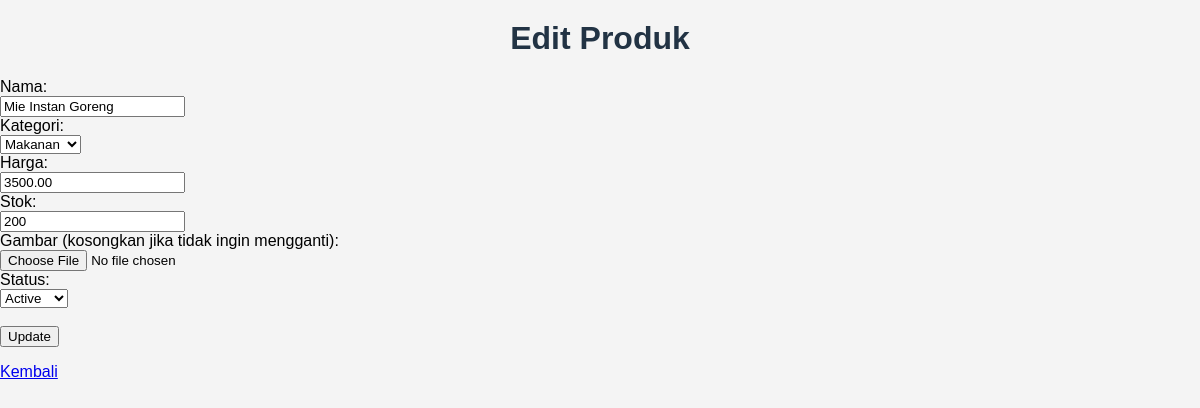
Page /edit.php?id=2 on the committed database.
### tables this page shows
CREATE TABLE products (
    id INT AUTO_INCREMENT PRIMARY KEY,
    name VARCHAR(100) NOT NULL,
    category VARCHAR(50) NOT NULL,
    price DECIMAL(10,2) NOT NULL,
    stock INT NOT NULL,
    image_path VARCHAR(255),
    status ENUM('active','inactive') NOT NULL
);

### src/Database.php (called while the page is built)
<?php
class Database {
    private $host = "127.0.0.1";
    private $db   = "produk_crud";
    private $user = "root";
    private $pass = "123";
    private $charset = "utf8mb4";
    public function getConnection() {
        $dsn = "mysql:host={$this->host};dbname={$this->db};charset={$this->charset}";
        $options = [
            PDO::ATTR_ERRMODE            => PDO::ERRMODE_EXCEPTION,
            PDO::ATTR_DEFAULT_FETCH_MODE => PDO::FETCH_ASSOC,
            PDO::ATTR_EMULATE_PREPARES   => false,
        ];
        try {
            return new PDO($dsn, $this->user, $this->pass, $options);
        } catch (PDOException $e) {
            die("Koneksi DB gagal: " . $e->getMessage());
        }
    }
}

### src/ProductRepository.php (called while the page is built, shortened)
<?php
require_once __DIR__ . '/Database.php';
class ProductRepository {
    private $db;
    public function __construct() {
        $this->db = (new Database())->getConnection();
    }
    public function find($id) {
        $stmt = $this->db->prepare("SELECT * FROM products WHERE id = ?");
        $stmt->execute([$id]);
        return $stmt->fetch();
    }
}

### public/edit.php (the view, shortened to what this page needs)
<?php
require_once __DIR__ . '/../src/ProductRepository.php';
$repo = new ProductRepository();
$id = $_GET['id'] ?? null;
$product = $repo->find($id);
$categories = ['Elektronik', 'Fashion', 'Makanan', 'Aksesoris', 'Lainnya'];
$statuses = ['active' => 'Active', 'inactive' => 'Inactive'];
?>
<!doctype html>
<html>
<head><meta charset="utf-8">
    <link rel="stylesheet" href="css/style.css">
</head>
<body>
    <h1>Edit Produk</h1>
    <form action="update.php" method="post" enctype="multipart/form-data">
        <div>
            <label>Nama:</label><br>
            <input type="text" name="name" required maxlength="100" value="<?= htmlspecialchars($product['name']) ?>">
        </div>
        <div>
            <label>Kategori:</label><br>
            <select name="category" required>
                <?php foreach ($categories as $c): ?>
                    <option value="<?= htmlspecialchars($c) ?>" <?= $product['category'] === $c ? 'selected' : '' ?>><?= htmlspecialchars($c) ?></option>
                <?php endforeach; ?>
            </select>
        </div>
        <div>
            <label>Harga:</label><br>
            <input type="number" step="0.01" name="price" required min="0" value="<?= htmlspecialchars($product['price']) ?>">
        </div>
        <div>
            <label>Stok:</label><br>
            <input type="number" name="stock" required min="0" value="<?= htmlspecialchars($product['stock']) ?>">
        </div>
        <div>
            <label>Gambar (kosongkan jika tidak ingin mengganti):</label><br>
            <input type="file" name="image" accept=".jpg,.jpeg,.png">
        </div>
        <div>
            <label>Status:</label><br>
            <select name="status" required>
                <?php foreach ($statuses as $val => $label): ?>
                    <option value="<?= $val ?>" <?= $product['status'] === $val ? 'selected' : '' ?>><?= $label ?></option>
                <?php endforeach; ?>
            </select>
        </div>
        <br>
        <button type="submit">Update</button>
    </form>
    <p><a href="index.php">Kembali</a></p>
</body>
</html>

### public/css/style.css (style rules this page uses)
body { font-family: Arial, sans-serif; background: #f4f4f4; margin: 0; padding: 0; }
h1 { text-align: center; margin-top: 20px; color: #234; }

### rows in the picture
products: name "Mie Instan Goreng", category "Makanan", price "3500.00", stock "200", status "Active"
